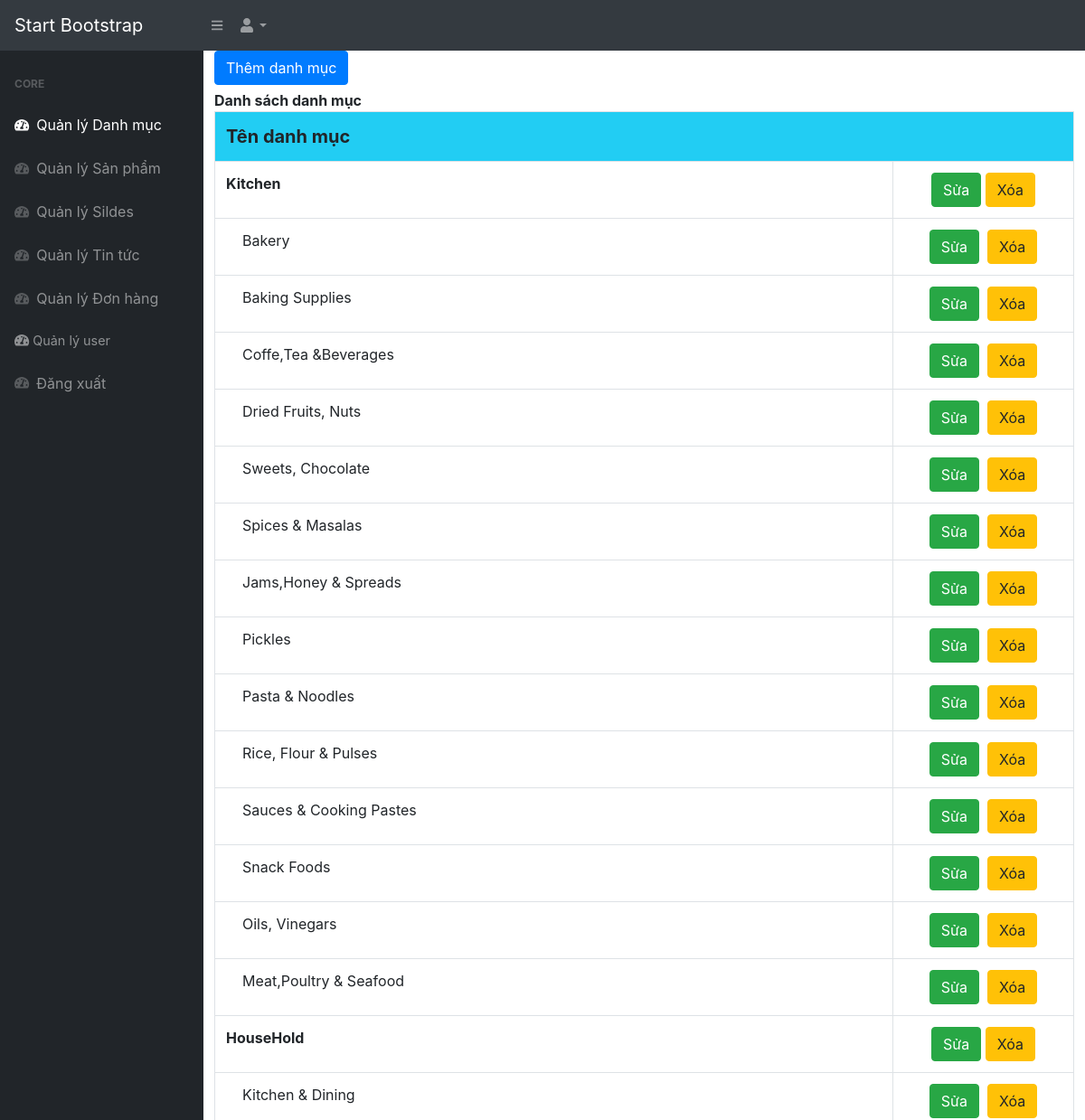
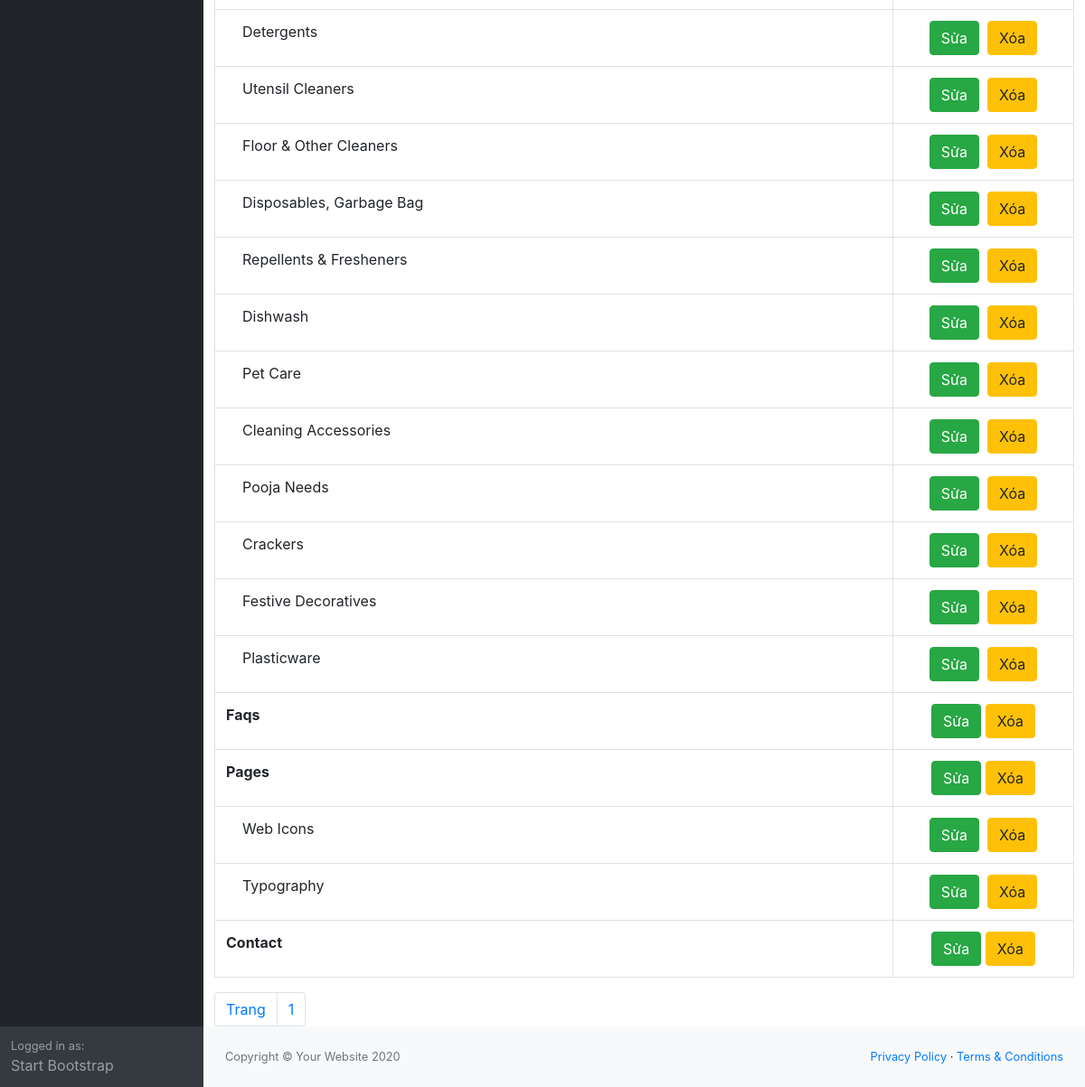
The app's page /admin/index.php?controller=categories with its own data (2 pictures, top to bottom).
### tables this page shows
CREATE TABLE `categories` (
  `id` int(11) NOT NULL,
  `parent_id` int(11) NOT NULL,
  `name` varchar(500) NOT NULL,
  `displayhomepage` int(11) NOT NULL
);

### admin/controllers/ControllerCategories.php (called while the page is built, shortened)
<?php
	include "models/ModelCategories.php";
	class ControllerCategories extends Controller{
		public function index(){
			$recordPerPage = 12;
			$numPage = ceil($this->modelTotalRecord()/$recordPerPage);
			$data = $this->modelRead($recordPerPage);
			$this->loadView("ViewCategories.php",array("data"=>$data,"numPage"=>$numPage));
		}
	}
 ?>

### admin/models/ModelCategories.php (called while the page is built, shortened)
<?php
	trait ModelCategories{
		public function modelRead($recordPerPage){
			$page = isset($_GET["page"])&&$_GET["page"]>0 ? $_GET["page"]-1 : 0;
			$from = $page * $recordPerPage;
			$conn = Connection::getInstance();
			$query = $conn->query("select * from categories where parent_id = 0 order by id desc limit $from, $recordPerPage");
			return $query->fetchAll();
		}
		public function modelTotalRecord(){
			$conn = Connection::getInstance();
			$query = $conn->query("select id from categories where parent_id = 0");
			return $query->rowCount();
		}
		public function modelReadSub($category_id){
			$conn = Connection::getInstance();
			$query = $conn->query("select * from categories where parent_id=$category_id");
			return $query->fetchAll();
		}
	}
 ?>

### admin/views/ViewCategories.php (the view, shortened to what this page needs)
<?php
    $this->fileLayout = "Layout.php";
 ?>
<div class="col-md-12">
    <div style="margin-bottom:5px;">
        <a href="index.php?controller=categories&action=create" class="btn btn-primary">Thêm danh mục</a>
    </div>
    <div class="panel panel-primary">
        <div class="panel-heading"><b>Danh sách danh mục</b></div>
        <div class="panel-body">
            <table class="table table-bordered table-hover">
                <tr>
                    <th style="font-size: 20px; background-color: #22cdf3; " colspan="2">Tên danh mục</th>
                </tr>
                <?php
                    foreach($data as $rows):
                 ?>
                <tr>
                    <td style="font-weight: bold;"><?php echo $rows->name; ?></td>
                    <td style="text-align:center; width: 200px;">
                        <a href="index.php?controller=categories&action=update&id=<?php echo $rows->id; ?>" class="btn btn-success" >Sửa</a>
                        <a href="index.php?controller=categories&action=delete&id=<?php echo $rows->id; ?>" onclick="return window.confirm('Are you sure?');" class="btn btn-warning">Xóa</a>
                    </td>
                </tr>
                    <?php
                        $dataSub = $this->modelReadSub($rows->id);
                     ?>
                     <?php foreach($dataSub as $rowsSub): ?>
                        <tr>
                            <td style="padding-left: 30px;"><?php echo $rowsSub->name; ?></td>
                            <td style="text-align:center; width: 150px;">
                                <a href="index.php?controller=categories&action=update&id=<?php echo $rowsSub->id; ?>" class="btn btn-success">Sửa</a>&nbsp;
                                <a href="index.php?controller=categories&action=delete&id=<?php echo $rowsSub->id; ?>" onclick="return window.confirm('Are you sure?');" class="btn btn-warning">Xóa</a>
                            </td>
                        </tr>
                     <?php endforeach; ?>
                <?php endforeach; ?>
            </table>
            <ul class="pagination">
                <li class="page-item"><a href="#" class="page-link">Trang</a></li>
                <?php for($i = 1; $i <= $numPage; $i++): ?>
                <li class="page-item"><a href="index.php?controller=categories&page=<?php echo $i; ?>" class="page-link"><?php echo $i; ?></a></li>
                <?php endfor; ?>
            </ul>
        </div>
    </div>
</div>

### admin/index.php (shortened to what this page needs)
<?php
    include "../application/Controller.php";
 ?>
 <?php
    $controller = isset($_GET["controller"])?$_GET["controller"]:"Home";
    $action = isset($_GET["action"])?$_GET["action"]:"index";
    $controllerFile = "controllers/Controller".$controller.".php";
    if(file_exists($controllerFile)){
        $obj = new $controllerClass();
        $obj->$action();
    }else die("File controller không tồn tại");
 ?>

### application/Controller.php (shortened to what this page needs)
<?php
  class Controller{
    public $fileLayout = NULL;
    public function loadView($fileName,$data=NULL){
      if(file_exists("views/$fileName")){
          include "views/$fileName";
          $this->view = ob_get_contents();
        if($this->fileLayout != NULL)
          include "views/$this->fileLayout";
        else
          echo $this->view;
      }
    }
  }
 ?>

### admin/views/Layout.php (shortened to what this page needs)
<!DOCTYPE html>
<html lang="en">
    <head>
        <link href="../assets/admin/css/styles.css" rel="stylesheet" />
    </head>
    <body>
        <nav class="sb-topnav navbar navbar-expand navbar-dark bg-dark">
            <a class="navbar-brand" href="index.php">Start Bootstrap</a>
            <button class="btn btn-link btn-sm order-1 order-lg-0" id="sidebarToggle" href="#"><i class="fas fa-bars"></i></button>
            <ul class="navbar-nav ml-auto ml-md-0" >
                <li class="nav-item dropdown" style="text-align: right;">
                    <a class="nav-link dropdown-toggle" id="userDropdown" href="#" role="button" data-toggle="dropdown" aria-haspopup="true" aria-expanded="false"><i class="fas fa-user fa-fw"></i></a>
                </li>
            </ul>
        </nav>
        <div id="layoutSidenav">
            <div id="layoutSidenav_nav">
                <nav class="sb-sidenav accordion sb-sidenav-dark" id="sidenavAccordion">
                    <div class="sb-sidenav-menu">
                        <div class="nav">
                            <div class="sb-sidenav-menu-heading">Core</div>
                            <a class="nav-link" href="index.php?controller=categories">
                                <div class="sb-nav-link-icon"><i class="fas fa-tachometer-alt"></i></div>
                                Quản lý Danh mục
                            </a>
                            <a class="nav-link" href="index.php?controller=products">
                                <div class="sb-nav-link-icon"><i class="fas fa-tachometer-alt"></i></div>
                                Quản lý Sản phẩm
                            </a>
                             <a class="nav-link" href="index.php?controller=slides">
                                <div class="sb-nav-link-icon"><i class="fas fa-tachometer-alt"></i></div>
                                Quản lý Sildes
                            </a>
                            <a class="nav-link" href="index.php?controller=news">
                                <div class="sb-nav-link-icon"><i class="fas fa-tachometer-alt"></i></div>
                                Quản lý Tin tức
                            </a>
                            <a class="nav-link" href="index.php?controller=orders">
                                <div class="sb-nav-link-icon"><i class="fas fa-tachometer-alt"></i></div>
                                Quản lý Đơn hàng
                            </a>
                            <a class="nav-link" href="index.php?controller=users">
                                <div class="sb-nav-link-icon" style="color: rgba(255, 255, 255, 0.5);"> <i class="fas fa-tachometer-alt"></i> Quản lý user</div>
                            </a>
                             <a class="nav-link" href="index.php?controller=login&action=logout">
                                <div class="sb-nav-link-icon"><i class="fas fa-tachometer-alt"></i></div>
                               Đăng xuất
                            </a>
                        </div>
                    </div>
                    <div class="sb-sidenav-footer">
                        <div class="small">Logged in as:</div>
                        Start Bootstrap
                    </div>
                </nav>
            </div>
            <div id="layoutSidenav_content">
                <main>
                    <?php echo $this->view; ?>
                </main>
                <footer class="py-4 bg-light mt-auto">
                    <div class="container-fluid">
                        <div class="d-flex align-items-center justify-content-between small">
                            <div class="text-muted">Copyright &copy; Your Website 2020</div>
                            <div>
                                <a href="#">Privacy Policy</a>
                                &middot;
                                <a href="#">Terms &amp; Conditions</a>
                            </div>
                        </div>
                    </div>
                </footer>
            </div>
        </div>
    </body>
</html>

### admin/views/ViewCategories.php (style rules this page uses)
.pagination { padding:0px; margin:0px; }

### records on screen
categories: name "Kitchen"
categories: name "Bakery"
categories: name "Baking Supplies"
categories: name "Coffe,Tea &Beverages"
categories: name "Dried Fruits, Nuts"
categories: name "Sweets, Chocolate"
categories: name "Spices & Masalas"
categories: name "Jams,Honey & Spreads"
categories: name "Pickles"
categories: name "Pasta & Noodles"
categories: name "Rice, Flour & Pulses"
categories: name "Sauces & Cooking Pastes"
categories: name "Snack Foods"
categories: name "Oils, Vinegars"
categories: name "Meat,Poultry & Seafood"
categories: name "HouseHold"
categories: name "Kitchen & Dining"
categories: name "Detergents"
categories: name "Utensil Cleaners"
categories: name "Floor & Other Cleaners"
categories: name "Disposables, Garbage Bag"
categories: name "Repellents & Fresheners"
categories: name "Dishwash"
categories: name "Pet Care"
categories: name "Cleaning Accessories"
categories: name "Pooja Needs"
categories: name "Crackers"
categories: name "Festive Decoratives"
categories: name "Plasticware"
categories: name "Faqs"
categories: name "Pages"
categories: name "Web Icons"
categories: name "Typography"
categories: name "Contact"
